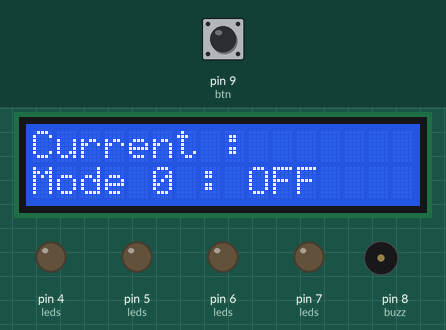
The program below on a simulated Arduino Uno, built with avr-gcc and run on an emulated ATmega328P. Parts: 16×2 character LCD, output pins drawn as LEDs (lit = HIGH), buzzer (waves = sounding). The test bench sets the inputs (shaded band); at power-on: pin 9 (btn) LOW.

Above: at 1.2 s.
1.3 s: pin 9 (btn) pulled HIGH for 0.15 s
At 2.2 s:
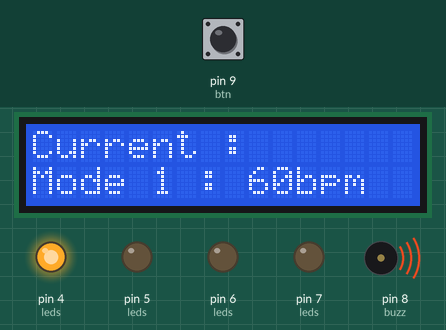
At 3.2 s:
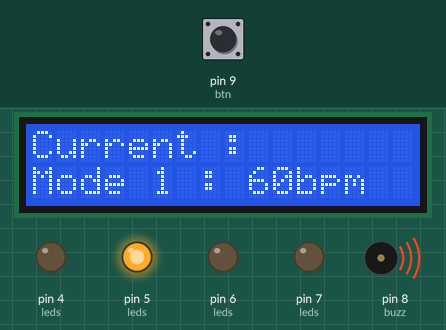
4.4 s: pin 9 (btn) pulled HIGH for 3.2 s
At 6.85 s:
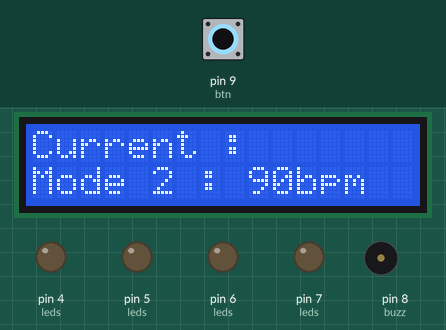
Timing chart, 0 to 15.8 s (numbered marks = the images above; inputs shaded):
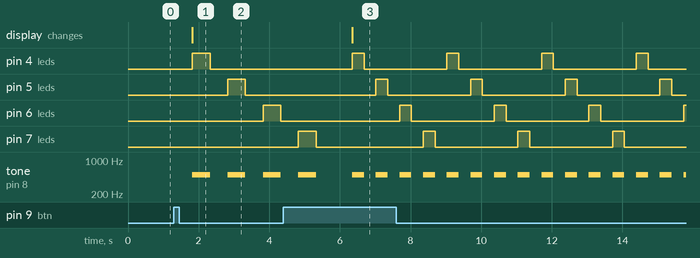

Measured:
- after the input at 1.3 s, pin 4 (leds): LOW → HIGH after 0.53 s, → LOW 0.50 s later; pin 5 (leds): LOW → HIGH after 1.5 s, → LOW 0.50 s later; pin 6 (leds): LOW → HIGH after 2.5 s, → LOW 0.50 s later; tone on pin 8 (buzz): alternates 500 Hz for 0.50 s and silent for 0.50 s, starting after 0.53 s; the display: changes after 0.53 s (image 1)
- after the input at 4.4 s, pin 4 (leds): alternates HIGH for 0.34 s and LOW for 2.3 s, starting after 2.0 s; pin 5 (leds): alternates HIGH for 0.34 s and LOW for 2.3 s, starting after 2.6 s; pin 6 (leds): alternates HIGH for 0.34 s and LOW for 2.3 s, starting after 3.3 s; the display: changes after 2.0 s (image 3)

The program:

main.cpp
```cpp
#include <Arduino.h>
#include <LiquidCrystal_I2C.h>
LiquidCrystal_I2C lcd_1(0x27, 16, 2);

int lastState = -1;

int LED1 = 4;
int LED2 = 5;
int LED3 = 6;
int LED4 = 7;
int leds[] = {LED1, LED2, LED3, LED4};

int buzz = 8;
int StartFeq = 500;

int btn = 9;
int State = 0;

void setup() {
  lcd_1.init();
  lcd_1.backlight();
  for (int i = 0; i < 4; i++) {
    pinMode(leds[i], OUTPUT);
  }
  pinMode(buzz, OUTPUT);
  pinMode(btn, INPUT);
  Serial.begin(9600);
}

void loop() {

  int BtnState = digitalRead(btn);
  if(BtnState == HIGH){
    State++;
    if (State > 5) State = 0;
    delay(500);
  }

  if (State != lastState) {
    lcd_1.clear();
    lcd_1.setCursor(0,0);
    lcd_1.print("Current :");

    lcd_1.setCursor(0,1);
    switch(State) {
      case 0: lcd_1.print("Mode 0 : OFF"); break;
      case 1: lcd_1.print("Mode 1 : 60bpm"); break;
      case 2: lcd_1.print("Mode 2 : 90bpm"); break;
      case 3: lcd_1.print("Mode 3 : 120bpm"); break;
      case 4: lcd_1.print("Mode 4 : 150bpm"); break;
      case 5: lcd_1.print("Resetting..."); break;
    }
    lastState = State;
  }


  switch(State) {
    case 0:
      for (int i = 0; i < 4; i++) {
        digitalWrite(leds[i], LOW);
      }
      noTone(buzz);
      break;
    case 1: mode1(); break;
    case 2: mode2(); break;
    case 3: mode3(); break;
    case 4: mode4(); break;
    case 5: State = 0; break;
  }
}

void mode1(){
  for (int i = 0; i < 4; i++) {
    digitalWrite(leds[i], HIGH);
    tone(buzz, StartFeq);
    delay(500);
    digitalWrite(leds[i], LOW);
    noTone(buzz);
    delay(500);
  }
}

void mode2(){
  for (int i = 0; i < 4; i++) {
    digitalWrite(leds[i], HIGH);
    tone(buzz, StartFeq);
    delay(335);
    digitalWrite(leds[i], LOW);
    noTone(buzz);
    delay(335);
  }
}

void mode3(){
  for (int i = 0; i < 4; i++) {
    digitalWrite(leds[i], HIGH);
    tone(buzz, StartFeq);
    delay(250);
    digitalWrite(leds[i], LOW);
    noTone(buzz);
    delay(250);
  }
}

void mode4(){
  for (int i = 0; i < 4; i++) {
    digitalWrite(leds[i], HIGH);
    tone(buzz, StartFeq);
    delay(200);
    digitalWrite(leds[i], LOW);
    noTone(buzz);
    delay(200);
  }
}
```
